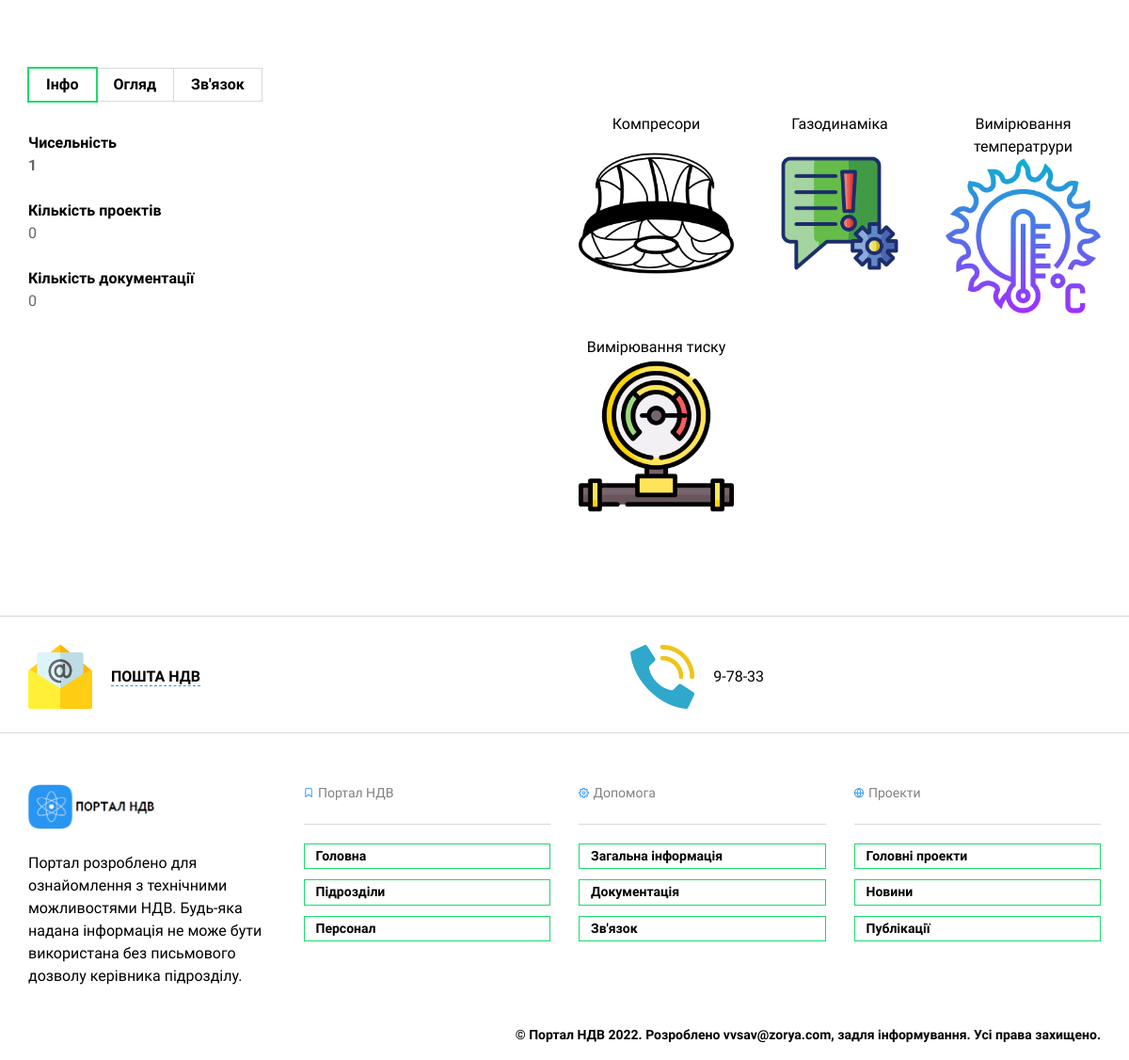
/division/kndl-1/ (lower part), run on an earlier commit of the app's database.
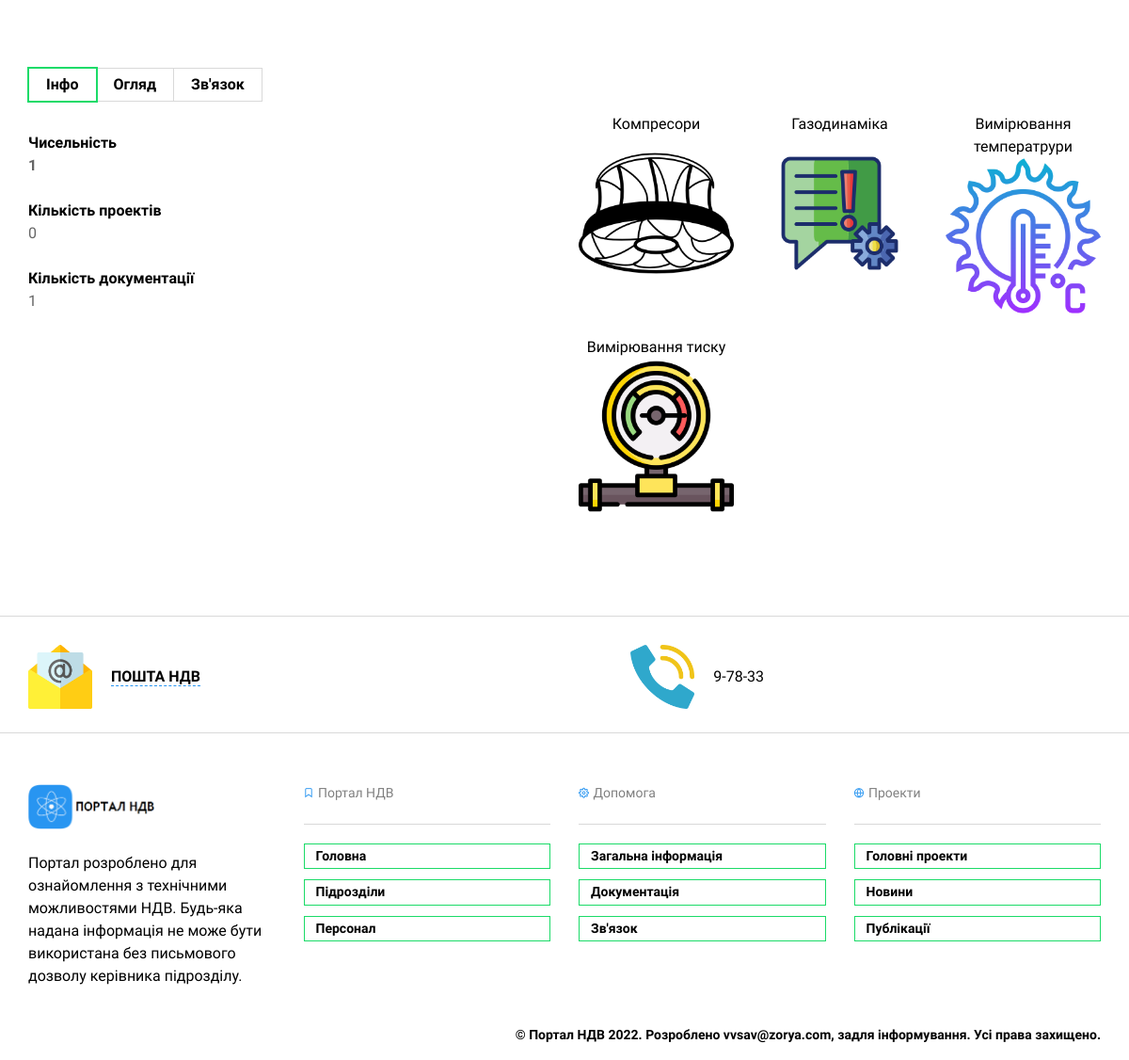
And on a later commit of the database.
### nio_app/models.py (models this page shows, shortened)
class Divisions(models.Model):
    name = models.CharField(max_length=200, help_text='не більше ніж 200 символів',
                            verbose_name='Назва підрозділу')
    abr = models.CharField(max_length=10, help_text='не більше ніж 10 символів',
                           verbose_name='Абрівіатура підрозділу')
    slug = models.SlugField(max_length=200, unique=True, verbose_name='URL', db_index=True)
    description = models.TextField(max_length=5000, help_text='Введіть короткий опис підрозділу',
                                   verbose_name='Опис підрозділу')
    num_staff = models.IntegerField(verbose_name='Кількість персоналу', null=True, blank=True, default=0)
    num_projects = models.IntegerField(verbose_name='Кількість проектів', null=True)
    num_docs = models.IntegerField(verbose_name='Загальна кількість документації', null=True)
    locs = models.ManyToManyField('Location', verbose_name='Розміщення')
    coops = models.ManyToManyField('Cooperation', verbose_name='Підрозділи взаємодії')
    theses = models.ManyToManyField('Theses', verbose_name='Тези')
    boss = models.CharField(max_length=50, help_text='Призвище Ім\'я',
                            verbose_name='ПІБ керівника', null=True, blank=True)
    photo = models.ImageField(upload_to="boss_foto/", verbose_name="Фото")
    """Шлях до фото підрозділу"""
    def directory_path(instance, filename):
        return f'divs/{instance.slug}/photo/{filename}'
    photo_1 = models.ImageField(upload_to=directory_path, verbose_name="Фото підрозділу", null=True)
    photo_2 = models.ImageField(upload_to=directory_path, verbose_name="Фото підрозділу", blank=True, null=True)
    photo_3 = models.ImageField(upload_to=directory_path, verbose_name="Фото підрозділу", blank=True, null=True)
    photo_4 = models.ImageField(upload_to=directory_path, verbose_name="Фото підрозділу", blank=True, null=True)
    photo_5 = models.ImageField(upload_to=directory_path, verbose_name="Фото підрозділу", blank=True, null=True)
    objects = models.Manager()
    __original_name = None
    def __init__(self, *args, **kwargs):
        super().__init__(*args, **kwargs)
        self.__original_name = self.name
        self.save()
    """Визначення кількості персоналу, проектів та документації через сумісні моделі"""
    def save(
            self, force_insert=False, force_update=False, using=None, update_fields=None
    ):
        super().save()
        self.num_staff = len(Staff.objects.filter(div_id=self.pk))
        self.num_projects = len(Projects.objects.filter(div_id=self.pk))
        self.num_docs = len(Documents.objects.filter(div_id=self.pk))
        super().save(force_insert=False, force_update=True, using=using, update_fields=update_fields)
    class Meta:
        verbose_name = 'Підрозділи'
        verbose_name_plural = 'Підрозділи'
        ordering = ['name']

### nio_app/views.py (the view)
# urls.py: path('division/<slug:slug>/', DivisionList.as_view(), name='division'),
class DivisionList(DetailView, MultipleObjectMixin):
    model = Divisions
    template_name = 'nio_app/division.html'
    paginate_by = 5
    def get_context_data(self, *, object_list=None, **kwargs):
        div = Divisions.objects.get(slug=self.get_object().slug)
        object_list = div.description.split('\n')
        context = super().get_context_data(object_list=object_list, **kwargs)
        context.update(CONTEXT)
        context['div'] = div
        context['page'] = ''
        return context

### nio_app/templates/nio_app/division.html (shortened to what this page needs)
{% extends 'nio_app/base_portal.html' %}
{% load static %}
{% block content %}
    <section class="shop-single container">
      <div class="row">
      </div>
      <div class="row padding-top">
        <div class="col-sm-6 space-bottom">
          <ul class="nav-tabs" role="tablist">
            <li class="active"><a href="#tab1" role="tab" data-toggle="tab">Інфо</a></li>
            <li><a href="#tab2" role="tab" data-toggle="tab">Огляд</a></li>
            <li><a href="#tab3" role="tab" data-toggle="tab">Зв'язок</a></li>
          </ul>
          <div class="tab-content">
            <div role="tabpanel" class="tab-pane transition fade in active" id="tab1">
              <span class="text-bold">Чисельність</span>
              <a href="{% url 'nio_app:staff' %}filter/?divs={{div.pk}}&sort=fio">
                <p class="text-gray">{{div.num_staff}}</p></a>
              <span class="text-bold">Кількість проектів</span>
              <p class="text-gray">{{div.num_projects}}</p>
              <span class="text-bold">Кількість документації</span>
              <p class="text-gray">{{div.num_docs}}</p>
            </div>
          </div>
        </div>
        <div class="col-sm-6 padding-top-2x">
          <div class="row text-center">
            {% for t in div.theses.all %}
            <div class="col-sm-4 col-xs-6 padding-bottom">
              <p class="space-bottom-none">{{ t.name }}</p>
              <img src="{{ t.photo.url }}" class="block-center" alt="Feature">
            </div>
            {% endfor %}
          </div>
        </div>
      </div>
    </section>
{% endblock content %}

What changed in the data, as far as the page shows it:
changed Divisions: num_docs "0" → "1"
